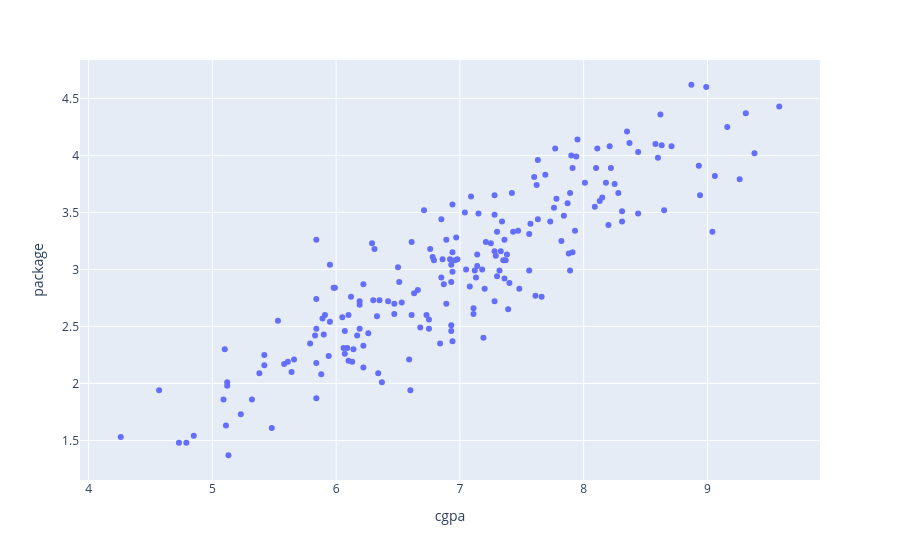

The notebook cell saved with this chart:
### Code cell
px.scatter(
    data_frame=df,
    x=df['cgpa'],
    y = df['package']
)

### Figure 1 — Plotly figure (JSON) as saved in the notebook; plotly's stock layout.template omitted (floating-point values rounded to 4 significant figures; data arrays with more than 128 entries replaced by an {"elided": "..."} marker saying what was removed)
{"data": [{"hovertemplate": "cgpa=%{x}<br>package=%{y}<extra></extra>", "legendgroup": "", "marker": {"color": "#636efa", "symbol": "circle"}, "mode": "markers", "name": "", "orientation": "v", "showlegend": false, "type": "scatter", "x": {"elided": "200 float values"}, "xaxis": "x", "y": {"elided": "200 float values"}, "yaxis": "y"}], "layout": {"legend": {"tracegroupgap": 0}, "margin": {"t": 60}, "xaxis": {"anchor": "y", "domain": [0, 1], "title": {"text": "cgpa"}}, "yaxis": {"anchor": "x", "domain": [0, 1], "title": {"text": "package"}}}}
